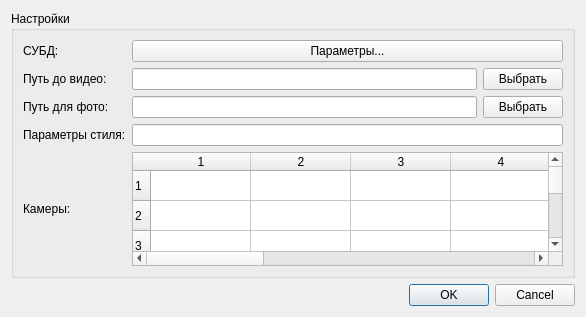
<?xml version="1.0" encoding="UTF-8"?>
<ui version="4.0">
 <class>ParamDialog</class>
 <widget class="QDialog" name="ParamDialog">
  <property name="geometry">
   <rect>
    <x>0</x>
    <y>0</y>
    <width>586</width>
    <height>317</height>
   </rect>
  </property>
  <property name="windowTitle">
   <string>Dialog</string>
  </property>
  <layout class="QVBoxLayout" name="verticalLayout_2">
   <item>
    <layout class="QVBoxLayout" name="verticalLayout">
     <item>
      <widget class="QGroupBox" name="groupBox">
       <property name="title">
        <string>Настройки</string>
       </property>
       <layout class="QVBoxLayout" name="verticalLayout_3">
        <item>
         <layout class="QGridLayout" name="gridLayout" columnstretch="0,0,0">
          <item row="2" column="0">
           <widget class="QLabel" name="label_2">
            <property name="text">
             <string>Путь до видео:</string>
            </property>
           </widget>
          </item>
          <item row="3" column="1">
           <widget class="QLineEdit" name="photoEdit"/>
          </item>
          <item row="2" column="1">
           <widget class="QLineEdit" name="videoEdit"/>
          </item>
          <item row="1" column="0">
           <widget class="QLabel" name="label">
            <property name="text">
             <string>СУБД:</string>
            </property>
           </widget>
          </item>
          <item row="2" column="2">
           <widget class="QPushButton" name="videoButton">
            <property name="text">
             <string>Выбрать</string>
            </property>
           </widget>
          </item>
          <item row="3" column="0">
           <widget class="QLabel" name="label_3">
            <property name="text">
             <string>Путь для фото:</string>
            </property>
           </widget>
          </item>
          <item row="6" column="0">
           <widget class="QLabel" name="label_4">
            <property name="text">
             <string>Камеры:</string>
            </property>
           </widget>
          </item>
          <item row="3" column="2">
           <widget class="QPushButton" name="photoButton">
            <property name="text">
             <string>Выбрать</string>
            </property>
           </widget>
          </item>
          <item row="1" column="1" colspan="2">
           <widget class="QPushButton" name="dbButton">
            <property name="text">
             <string>Параметры...</string>
            </property>
           </widget>
          </item>
          <item row="4" column="0">
           <widget class="QLabel" name="label_5">
            <property name="text">
             <string>Параметры стиля:</string>
            </property>
           </widget>
          </item>
          <item row="4" column="1" colspan="2">
           <widget class="QLineEdit" name="styleEdit"/>
          </item>
          <item row="6" column="1" colspan="2">
           <widget class="QTableWidget" name="camsTable">
            <property name="rowCount">
             <number>10</number>
            </property>
            <property name="columnCount">
             <number>10</number>
            </property>
            <row/>
            <row/>
            <row/>
            <row/>
            <row/>
            <row/>
            <row/>
            <row/>
            <row/>
            <row/>
            <column/>
            <column/>
            <column/>
            <column/>
            <column/>
            <column/>
            <column/>
            <column/>
            <column/>
            <column/>
           </widget>
          </item>
         </layout>
        </item>
       </layout>
      </widget>
     </item>
     <item>
      <widget class="QDialogButtonBox" name="buttonBox">
       <property name="orientation">
        <enum>Qt::Horizontal</enum>
       </property>
       <property name="standardButtons">
        <set>QDialogButtonBox::Cancel|QDialogButtonBox::Ok</set>
       </property>
      </widget>
     </item>
    </layout>
   </item>
  </layout>
 </widget>
 <tabstops>
  <tabstop>dbButton</tabstop>
  <tabstop>videoEdit</tabstop>
  <tabstop>videoButton</tabstop>
  <tabstop>photoButton</tabstop>
  <tabstop>photoEdit</tabstop>
  <tabstop>buttonBox</tabstop>
 </tabstops>
 <resources/>
 <connections>
  <connection>
   <sender>buttonBox</sender>
   <signal>accepted()</signal>
   <receiver>ParamDialog</receiver>
   <slot>accept()</slot>
   <hints>
    <hint type="sourcelabel">
     <x>248</x>
     <y>254</y>
    </hint>
    <hint type="destinationlabel">
     <x>157</x>
     <y>274</y>
    </hint>
   </hints>
  </connection>
  <connection>
   <sender>buttonBox</sender>
   <signal>rejected()</signal>
   <receiver>ParamDialog</receiver>
   <slot>reject()</slot>
   <hints>
    <hint type="sourcelabel">
     <x>316</x>
     <y>260</y>
    </hint>
    <hint type="destinationlabel">
     <x>286</x>
     <y>274</y>
    </hint>
   </hints>
  </connection>
 </connections>
</ui>
